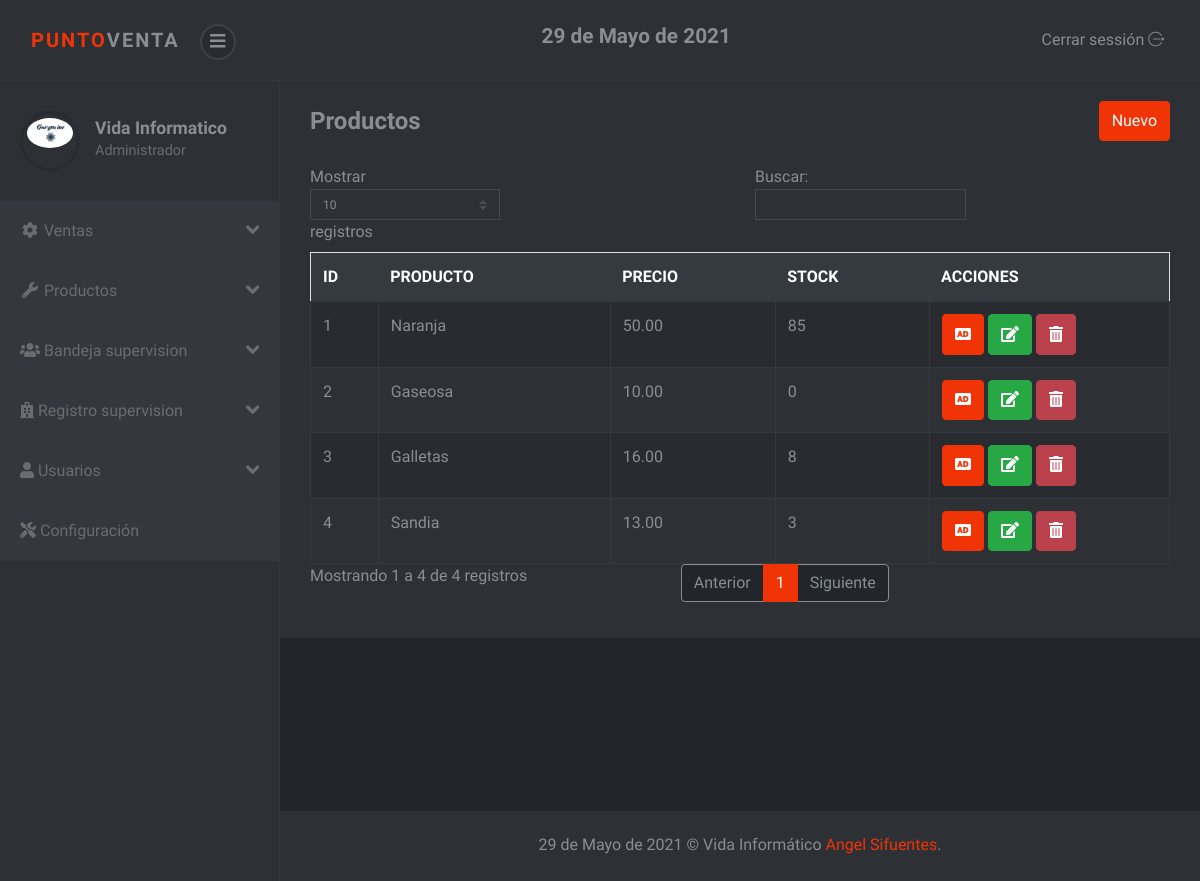
/sistema/lista_productos.php (signed in), run on the app's committed database.
### tables this page shows
CREATE TABLE `producto` (
  `codproducto` int(11) NOT NULL,
  `codigo` varchar(20) NOT NULL,
  `descripcion` varchar(200) NOT NULL,
  `proveedor` int(11) NOT NULL,
  `precio` decimal(10,2) NOT NULL,
  `existencia` int(11) NOT NULL,
  `usuario_id` int(11) NOT NULL
);

### sistema/lista_productos.php (the view)
<?php include_once "includes/header.php"; ?>
<div class="container-fluid">
	<div class="d-sm-flex align-items-center justify-content-between mb-4">
		<h1 class="h3 mb-0 text-gray-800">Productos</h1>
		<a href="registro_producto.php" class="btn btn-primary">Nuevo</a>
	</div>
	<div class="row">
		<div class="col-lg-12">
			<div class="table-responsive">
				<table class="table table-striped table-bordered" id="table">
					<thead class="thead-dark">
						<tr>
							<th>ID</th>
							<th>PRODUCTO</th>
							<th>PRECIO</th>
							<th>STOCK</th>
							<?php if ($_SESSION['rol'] == 1) { ?>
							<th>ACCIONES</th>
							<?php } ?>
						</tr>
					</thead>
					<tbody>
						<?php
						include "../conexion.php";
						$query = mysqli_query($conexion, "SELECT * FROM producto");
						$result = mysqli_num_rows($query);
						if ($result > 0) {
							while ($data = mysqli_fetch_assoc($query)) { ?>
								<tr>
									<td><?php echo $data['codproducto']; ?></td>
									<td><?php echo $data['descripcion']; ?></td>
									<td><?php echo $data['precio']; ?></td>
									<td><?php echo $data['existencia']; ?></td>
										<?php if ($_SESSION['rol'] == 1) { ?>
									<td>
										<a href="agregar_producto.php?id=<?php echo $data['codproducto']; ?>" class="btn btn-primary"><i class='fas fa-audio-description'></i></a>
										<a href="editar_producto.php?id=<?php echo $data['codproducto']; ?>" class="btn btn-success"><i class='fas fa-edit'></i></a>
										<form action="eliminar_producto.php?id=<?php echo $data['codproducto']; ?>" method="post" class="confirmar d-inline">
											<button class="btn btn-danger" type="submit"><i class='fas fa-trash-alt'></i> </button>
										</form>
									</td>
										<?php } ?>
								</tr>
						<?php }
						} ?>
					</tbody>
				</table>
			</div>
		</div>
	</div>
</div>
<?php include_once "includes/footer.php"; ?>

### sistema/css/style.violet.css (style rules this page uses)
body { position: relative; }
a { -webkit-transition: all 0.3s; transition: all 0.3s; display: inline-block; }
button { cursor: pointer; }
button, input[type='submit'] { cursor: pointer; font-family: inherit; font-weight: 300 !important; }
.table { margin-bottom: 0; color: #8a8d93; }
.table td, .table th { border-color: #343a40; }
.table thead th { border: none; }
.table-striped tbody tr { -webkit-transition: all 0.3s; transition: all 0.3s; }
.table-striped tbody tr:nth-of-type(odd) { background-color: #282b2f; }
.table-bordered td, .table-bordered th { border-color: #343a40; }
.btn { font-weight: 400; border: 1px solid transparent; padding: 0.45rem 0.75rem; font-size: 1rem; line-height: 1.5; border-radius: 0.25rem; -webkit-transition: color 0.15s ease-in-out, background-color 0.15s ease-in-out, border-color 0.15s ease-in-out, -webkit-box-shadow 0.15s ease-in-out; transition: color 0.15s ease-in-out, background-color 0.15s ease-in-out, border-color 0.15s ease-in-out, -webkit-box-shadow 0.15s ease-in-out; transition: color 0.15s ease-in-out, background-color 0.15s ease-in-out, border-color 0.15s ease-in-out, box-shadow 0.15s ease-in-out; transition: color 0.15s ease-in-out, background-color 0.15s ease-in-out, border-color 0.15s ease-in-out, box-shadow 0.15s ease-in-out, -webkit-box-shadow 0.15s ease-in-out; }
.btn-primary { color: color-yiq(#f03406); background-color: #f03406; border-color: #f03406; }
.btn-success { color: color-yiq(#28a745); background-color: #28a745; border-color: #28a745; }
.btn-danger { color: color-yiq(#bb414d); background-color: #bb414d; border-color: #bb414d; }
body { font-family: "Muli", sans-serif; font-size: 1rem; font-weight: 400; line-height: 1.5; color: #8a8d93; background-color: #fff; }
a { color: #f03406; text-decoration: none; }
h1, h2, h3, h4, h5, h6, .h1, .h2, .h3, .h4, .h5, .h6 { margin-bottom: 0.5rem; font-family: inherit; font-weight: 700; line-height: 1.2; color: inherit; }
h1, .h1 { font-size: 2.5rem; }
h3, .h3 { font-size: 1.5rem; }

### data on the page
producto: codproducto "1", descripcion "Naranja", precio "50.00", existencia "85"
producto: codproducto "2", descripcion "Gaseosa", precio "10.00", existencia "0"
producto: codproducto "3", descripcion "Galletas", precio "16.00", existencia "8"
producto: codproducto "4", descripcion "Sandia", precio "13.00", existencia "3"

### other printed values
fechaPeru() "29 de Mayo de 2021"
$_SESSION['nombre'] "Vida Informatico"
